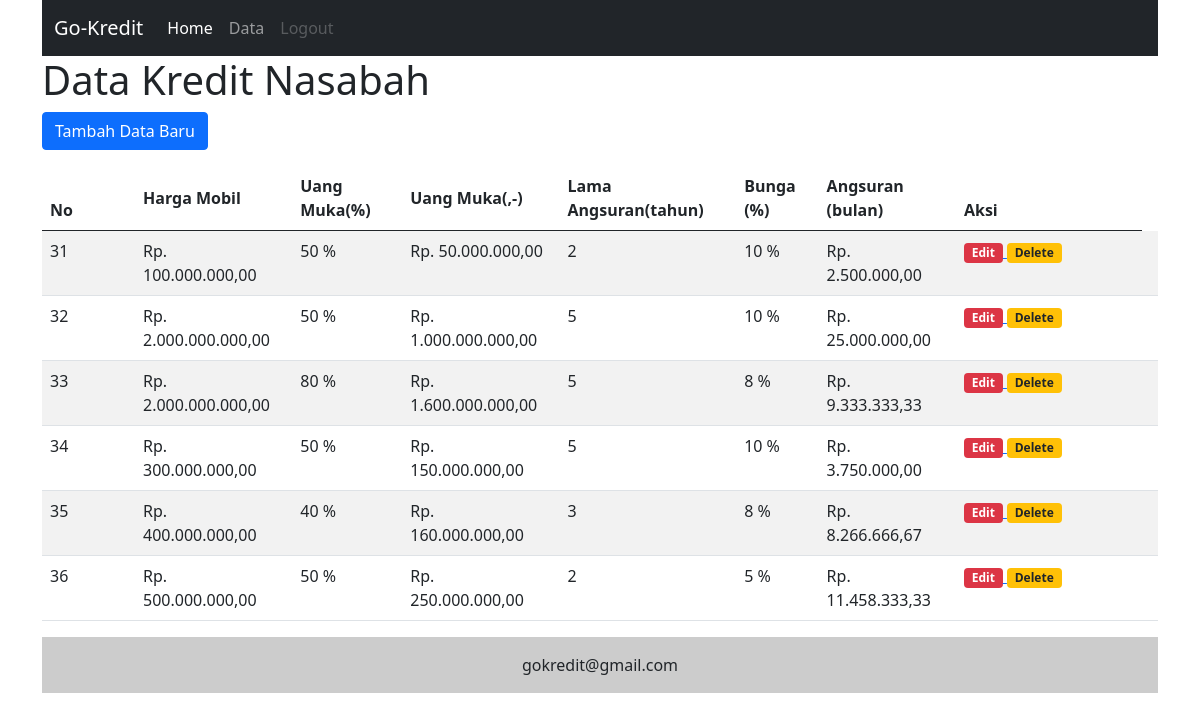
Screenshot of /admin/halaman.php with the database file from the repository.
### tables this page shows
CREATE TABLE `tb_kredit` (
  `id` int(20) NOT NULL,
  `harga_mobil` int(20) NOT NULL,
  `uang_muka` int(20) NOT NULL,
  `angsuran` int(20) NOT NULL,
  `bunga` int(20) NOT NULL
);

### admin/functions.php (called while the page is built, shortened)
<?php
$conn = mysqli_connect('localhost','root','','kredit');
function query($query)
{
    global $conn;
    $result = mysqli_query($conn, $query);
    $rows = [] ;
    while ($row = mysqli_fetch_assoc($result)){
    $rows[] =$row;
    }
    return $rows;
}
function persen($persentase){
    $persen ="$persentase" ." % ";
    return $persen;
}
function rupiah($angka){
    $hasil_rupiah = "Rp. " . number_format($angka,2,',','.');
    return $hasil_rupiah;
}
function uang_muka($harga_mobil,$uang_muka){
    $bayar_uang_muka = ($uang_muka/100)*$harga_mobil;
    return $bayar_uang_muka;
}
function angsuran($harga_mobil, $uang_muka, $angsuran, $bunga){
    $bayar_uang_muka = ($uang_muka/100)*$harga_mobil;
    $bayar_asli = ($harga_mobil-$bayar_uang_muka) / (12*$angsuran);
    $bayar_bunga = ($bunga/100) * (($harga_mobil-$bayar_uang_muka)*$angsuran)/(12*$angsuran);
    $bayar_angsuran = $bayar_asli + $bayar_bunga;
    return $bayar_angsuran;
}

### admin/halaman.php (the view)
<?php include("header.php") ?>
<?php require 'functions.php';
$rows = query("SELECT * FROM tb_kredit");
?>
<h1>Data Kredit Nasabah</h1>
<p>
    <a href="/UTS/index.php">
        <input type="button" class="btn btn-primary" value="Tambah Data Baru" />
    </a>
</p>
<table class="table table-striped">
    <thead>
        <tr>
            <th class="col-1">No</th>
            <th class="align-middle">Harga Mobil</th>
            <th class="align-middle">Uang Muka(%)</th>
            <th class="align-middle">Uang Muka(,-)</th>
            <th class="align-middle">Lama Angsuran(tahun)</th>
            <th class="align-middle">Bunga (%)</th>
            <th class="align-middle">Angsuran (bulan)</th>
            <th class="col-2">Aksi</th>
        </tr>
    </thead>
    <tbody>
        <?php foreach ($rows as $row) : ?>
            <tr>
                <td><?php echo $row["id"] ?></td>
                <td><?php echo rupiah($row["harga_mobil"]) ?></td>
                <td><?php echo persen($row["uang_muka"]) ?></td>
                <td><?php echo rupiah(uang_muka($row['harga_mobil'],$row['uang_muka'])) ?></td>
                <td><?php echo $row["angsuran"] ?></td>
                <td><?php echo persen($row["bunga"]) ?></td>
                <td><?php echo rupiah (angsuran($row['harga_mobil'],$row['uang_muka'],$row['angsuran'],$row['bunga'])) ?></td>
                <td>
                    <a href="ubah.php?id=<?php echo $row["id"] ?>">
                        <span class="badge bg-danger">Edit</span>
                    </a>
                    <a href="hapus.php?id=<?php echo $row["id"] ?>" onclick="return confirm ('Apakah anda yakin akan menghapus data?')">
                        <span class="badge bg-warning text-dark">Delete</span>
                    </a>
                <td>
                </td>
                </td>
            </tr>
        <?php endforeach; ?>
    </tbody>
</table>
<?php include("footer.php") ?>

### admin/header.php (shortened to what this page needs)
<!DOCTYPE html>
<html lang="en">
<head>
    <link href="https://cdn.jsdelivr.net/npm/bootstrap@5.0.0-beta3/dist/css/bootstrap.min.css" rel="stylesheet">
</head>
<body class="container">
    <header>
        <nav class="navbar navbar-expand-lg navbar-dark bg-dark ">
            <div class="container-fluid">
                <a class="navbar-brand" href="#">Go-Kredit</a>
                <div class="collapse navbar-collapse" id="navbarNav">
                    <ul class="navbar-nav">
                        <li class="nav-item">
                            <a class="nav-link active" aria-current="page" href="/UTS/index.php">Home</a>
                        </li>
                        <li class="nav-item">
                            <a class="nav-link" href="/UTS/admin/halaman.php">Data</a>
                        </li>
                        <li class="nav-item">
                            <a class="nav-link disabled" href="#" tabindex="-1" aria-disabled="true" >Logout</a>
                        </li>
                    </ul>
                </div>
            </div>
        </nav>
    </header>
    <main>

### admin/footer.php
</main>
<footer class="bg-light">
    <div class="text-center p-3" style="background:#CCCCCC">
        gokredit@gmail.com
    </div>
</footer>
</body>
</html>

### rows the page displays
tb_kredit: id "31", harga_mobil "Rp. 100.000.000,00", uang_muka "50 %", harga_mobil+uang_muka "Rp. 50.000.000,00", angsuran "2", bunga "10 %", harga_mobil+uang_muka+angsuran "Rp. 2.500.000,00"
tb_kredit: id "32", harga_mobil "Rp. 2.000.000.000,00", uang_muka "50 %", harga_mobil+uang_muka "Rp. 1.000.000.000,00", angsuran "5", bunga "10 %", harga_mobil+uang_muka+angsuran "Rp. 25.000.000,00"
tb_kredit: id "33", harga_mobil "Rp. 2.000.000.000,00", uang_muka "80 %", harga_mobil+uang_muka "Rp. 1.600.000.000,00", angsuran "5", bunga "8 %", harga_mobil+uang_muka+angsuran "Rp. 9.333.333,33"
tb_kredit: id "34", harga_mobil "Rp. 300.000.000,00", uang_muka "50 %", harga_mobil+uang_muka "Rp. 150.000.000,00", angsuran "5", bunga "10 %", harga_mobil+uang_muka+angsuran "Rp. 3.750.000,00"
tb_kredit: id "35", harga_mobil "Rp. 400.000.000,00", uang_muka "40 %", harga_mobil+uang_muka "Rp. 160.000.000,00", angsuran "3", bunga "8 %", harga_mobil+uang_muka+angsuran "Rp. 8.266.666,67"
tb_kredit: id "36", harga_mobil "Rp. 500.000.000,00", uang_muka "50 %", harga_mobil+uang_muka "Rp. 250.000.000,00", angsuran "2", bunga "5 %", harga_mobil+uang_muka+angsuran "Rp. 11.458.333,33"
